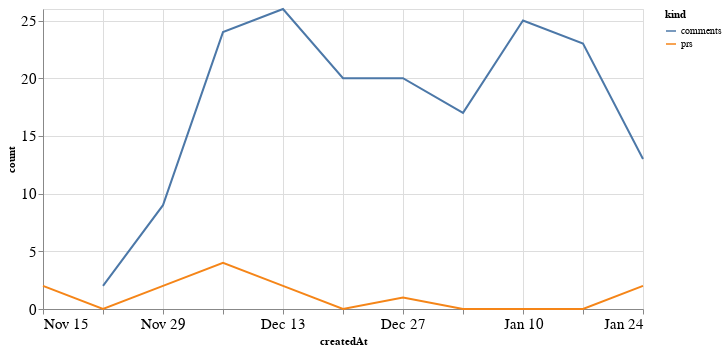

The notebook cell saved with this chart:
### Code cell
alt.Chart(total_time, width=600).mark_line().encode(
    x='createdAt',
    y='count',
    color='kind'
)

### Figure 1 — Vega-Lite specification as saved in the notebook (floating-point values rounded to 4 significant figures)
{"config": {"axisLeft": {"labelFontSize": 15}, "axisBottom": {"labelFontSize": 15}}, "data": {"name": "data-8cd7f21752a8344aa078eb428d1b3cdf"}, "mark": "line", "encoding": {"color": {"type": "nominal", "field": "kind"}, "x": {"type": "temporal", "field": "createdAt"}, "y": {"type": "quantitative", "field": "count"}}, "width": 600, "$schema": "https://vega.github.io/schema/vega-lite/v4.8.1.json", "datasets": {"data-8cd7f21752a8344aa078eb428d1b3cdf": [{"createdAt": "2020-11-15T00:00:00", "kind": "prs", "count": 2.0}, {"createdAt": "2020-11-22T00:00:00", "kind": "prs", "count": 0.0}, {"createdAt": "2020-11-29T00:00:00", "kind": "prs", "count": 2.0}, {"createdAt": "2020-12-06T00:00:00", "kind": "prs", "count": 4.0}, {"createdAt": "2020-12-13T00:00:00", "kind": "prs", "count": 2.0}, {"createdAt": "2020-12-20T00:00:00", "kind": "prs", "count": 0.0}, {"createdAt": "2020-12-27T00:00:00", "kind": "prs", "count": 1.0}, {"createdAt": "2021-01-03T00:00:00", "kind": "prs", "count": 0.0}, {"createdAt": "2021-01-10T00:00:00", "kind": "prs", "count": 0.0}, {"createdAt": "2021-01-17T00:00:00", "kind": "prs", "count": 0.0}, {"createdAt": "2021-01-24T00:00:00", "kind": "prs", "count": 2.0}, {"createdAt": "2020-11-15T00:00:00", "kind": "comments", "count": null}, {"createdAt": "2020-11-22T00:00:00", "kind": "comments", "count": 2.0}, {"createdAt": "2020-11-29T00:00:00", "kind": "comments", "count": 9.0}, {"createdAt": "2020-12-06T00:00:00", "kind": "comments", "count": 24.0}, {"createdAt": "2020-12-13T00:00:00", "kind": "comments", "count": 26.0}, {"createdAt": "2020-12-20T00:00:00", "kind": "comments", "count": 20.0}, {"createdAt": "2020-12-27T00:00:00", "kind": "comments", "count": 20.0}, {"createdAt": "2021-01-03T00:00:00", "kind": "comments", "count": 17.0}, {"createdAt": "2021-01-10T00:00:00", "kind": "comments", "count": 25.0}, {"createdAt": "2021-01-17T00:00:00", "kind": "comments", "count": 23.0}, {"createdAt": "2021-01-24T00:00:00", "kind": "comments", "count": 13.0}]}}
